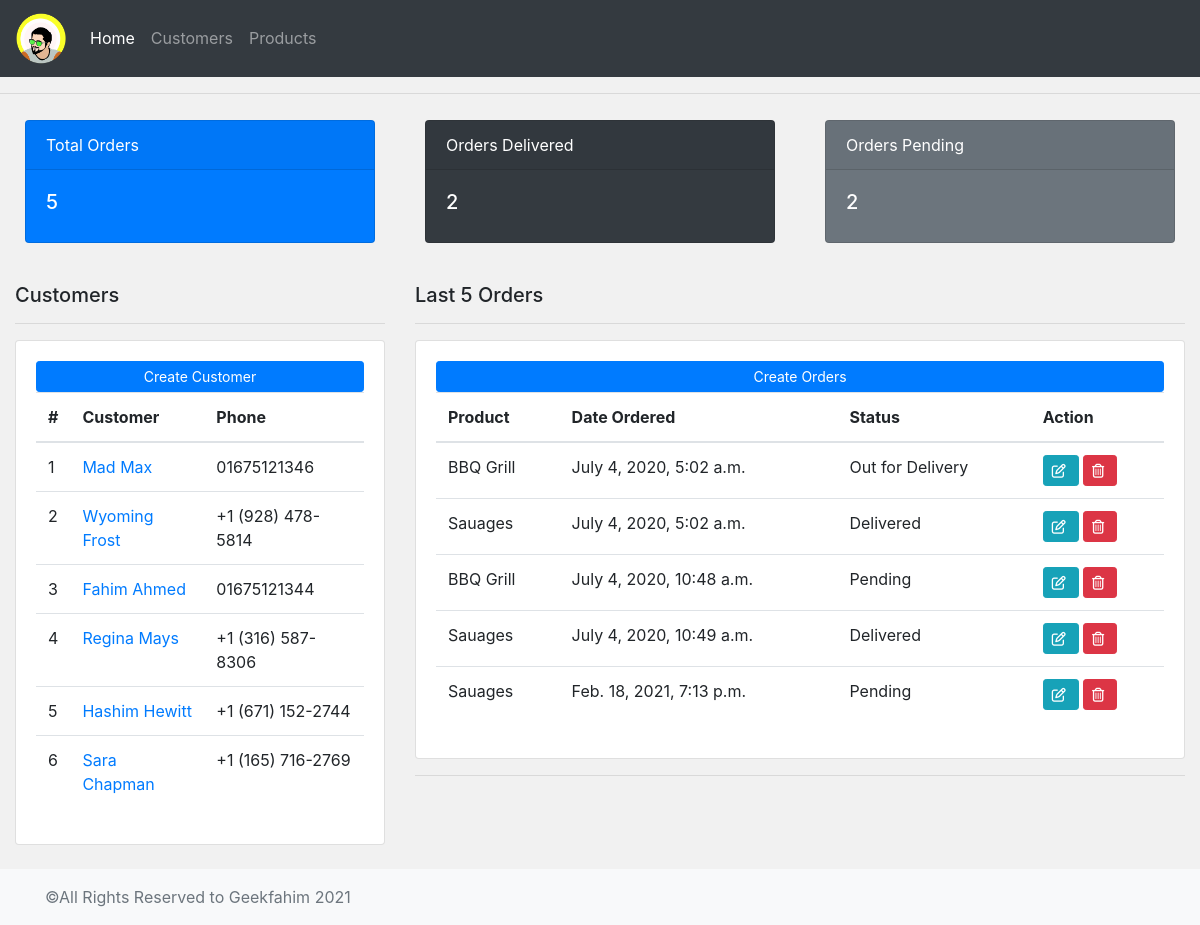
The page / on the database its author committed.
### accounts/models.py (models this page shows, shortened)
class Customer(models.Model):
    name = models.CharField(max_length=200,null=True)
    phone = models.CharField(max_length=200,null=True)
    email = models.CharField(max_length=200, null= True)
    date_created = models.DateTimeField(auto_now_add=True,null=True)

class Order(models.Model):
    customer = models.ForeignKey(Customer,null=True,on_delete=models.SET_NULL)
    product = models.ForeignKey(Product,null=True,on_delete=models.SET_NULL)
    STATUS = (
        ('Pending','Pending'),
        ('Out for Delivery',' Out for Delivery'),
        ('Delivered','Delivered')
    )
    status = models.CharField(max_length=200,null=True,choices=STATUS)
    date_created = models.DateTimeField(auto_now_add=True,null=True)

class Product(models.Model):
    CATEGORY = (
        ('Indoor','Indoor'),
        ('Outdoor','Outdoor')
    )
    name = models.CharField(max_length=200, null=True)
    price = models.FloatField(null=True)
    category = models.CharField(max_length=200, null=True,choices=CATEGORY)
    description = models.CharField(max_length=200, null=True, blank=True)
    date_created = models.DateTimeField(auto_now_add=True,null=True)
    tag = models.ManyToManyField(Tag)
    def __str__(self):
        return self.name

### accounts/views.py (the view)
# urls.py: path('',views.home,name='home'),
def home(request):
    customers = Customer.objects.all()
    orders = Order.objects.all()
    total_order = orders.count()
    total_customer = customers.count()
    pending = orders.filter(status="Pending").count()
    delivered = orders.filter(status="Delivered").count()
    contex = {"customers":customers,'orders':orders,'total_order':total_order,'pending':pending,'delivered':delivered}
    return render(request,'accounts/dashboard.html',contex)

### accounts/templates/accounts/dashboard.html (shortened to what this page needs)
{%extends 'accounts/main.html'%}
{%block content%}
<div class="container-fluid">
    <div class="row">
        <div class="col-md-4">
            <div class="card text-white bg-primary mb-3" style="margin: 10px;">
                <div class="card-header">Total Orders</div>
                <div class="card-body">
                  <h5>{{total_order}}</h5>
                </div>
              </div>
        </div>
        <div class="col-md-4">
            <div class="card text-white bg-dark mb-3" style="margin: 10px;">
                <div class="card-header">Orders Delivered</div>
                <div class="card-body">
                    <h5>{{delivered}}</h5>
                </div>
              </div>
        </div>
        <div class="col-md-4">
            <div class="card text-white bg-secondary mb-3" style="margin: 10px;">
                <div class="card-header">Orders Pending</div>
                <div class="card-body">
                  <h5>{{pending}}</h5>
                </div>
              </div>
        </div>
    </div>
    <div class="row my-4">
        <div class="col-md-4">
            <h5>Customers</h5>
            <hr>
            <div class="card">
              <div class="card-body">
                <table class="table">
                  <a href="{% url 'create_customer' %}" class="btn btn-primary btn-sm btn-block">Create Customer</a>
                  <thead class="thead">
                    <tr>
                      <th scope="col">#</th>
                      <th scope="col">Customer</th>
                      <th scope="col">Phone</th>
                    </tr>
                  </thead>
                  <tbody>
                    {% for customer in customers %}
                    <tr>
                      <td>{{customer.id}}</td>
                      <td>
                        <a href="{% url 'customerDetail' customer.id%}">
                          {{customer.name}}
                        </a>
                      </td>
                      <td> {{customer.phone}}</td>
                      </tr>
                    {%endfor%}
                  </tbody>
              </table>
              </div>
            </div>
        </div>
        <div class="col-md-8">
          <h5>Last 5 Orders</h5>
          <hr>
          <div class="card">
            <div class="card-body">
              <table class="table">
                <a  href="{% url 'create_order' %}" type="button" class="btn btn-primary btn-sm btn-block">Create Orders</a>
                <thead class="thead">
                  <tr>
                    <th scope="col">Product</th>
                    <th scope="col">Date Ordered</th>
                    <th scope="col">Status</th>
                    <th scope="col">Action</th>
                  </tr>
                </thead>
                <tbody>
                  {%for order in orders%}
                  <tr>
                    <td>{{order.product}}</td>
                    <td>{{order.date_created}}</td>
                    <td>{{order.status}}</td>
                    <td><a href="{% url 'update_order' order.id %}" class="btn btn-sm btn-info"><i class="far fa-edit"></i>&nbsp;</a>
<a href="{% url 'delete_order' order.id %}" class="btn btn-sm btn-danger"><i class="far fa-trash-alt"></i>&nbsp;</a>
                    </td>
                  </tr>
                  {%endfor%}
                </tbody>
            </table>
            </div>
          </div>
            <hr>
        </div>
    </div>
</div>
{%endblock%}

### accounts/templates/accounts/main.html (shortened to what this page needs)
{% load static%}
<!DOCTYPE html>
<html lang="en">
<head>
    <link rel="stylesheet" href="https://stackpath.bootstrapcdn.com/bootstrap/4.5.0/css/bootstrap.min.css">
    <link rel="stylesheet" href="{% static 'css/main.css' %}">
</head>
<body>
    {% include 'accounts/navbar.html' %}
<hr>
{%block content%}
{%endblock%}
{% include 'accounts/footer.html' %}
</body>
</html>

### accounts/templates/accounts/navbar.html (shortened to what this page needs)
{% load static %}
<nav class="navbar navbar-expand-lg navbar-dark bg-dark">
    <a class="navbar-brand" href="#">
      <img src="{% static 'images/logo.png' %}" class="logo" alt="">
    </a>
    <div class="collapse navbar-collapse" id="navbarNavAltMarkup">
      <div class="navbar-nav">
        <a class="nav-item nav-link active" href="{%url 'home'%}">Home <span class="sr-only">(current)</span></a>
        <a class="nav-item nav-link" href="{% url 'customer' %}">Customers</a>
        <a class="nav-item nav-link" href="{%url 'products' %}">Products</a>
      </div>
    </div>
  </nav>

### accounts/templates/accounts/footer.html
<footer class="footer mt-auto py-3 bg-light">
  <div class="container">
    <span class="text-muted">&copy;All Rights Reserved to Geekfahim {% now 'Y' %}</span>
  </div>
</footer>

### accounts/static/css/main.css (style rules this page uses)
body { background-color:#f1f1f1; }
.logo { width: 50px; }

### rows shown on the page
Customer: id "1", name "Mad Max", phone "01675121346"
Customer: id "2", name "Wyoming Frost", phone "+1 (928) 478-5814"
Customer: id "3", name "Fahim Ahmed", phone "01675121344"
Customer: id "4", name "Regina Mays", phone "+1 (316) 587-8306"
Customer: id "5", name "Hashim Hewitt", phone "+1 (671) 152-2744"
Customer: id "6", name "Sara Chapman", phone "+1 (165) 716-2769"
Order: product "BBQ Grill", date_created "July 4, 2020, 5:02 a.m.", status "Out for Delivery"
Order: product "Sauages", date_created "July 4, 2020, 5:02 a.m.", status "Delivered"
Order: product "BBQ Grill", date_created "July 4, 2020, 10:48 a.m.", status "Pending"
Order: product "Sauages", date_created "July 4, 2020, 10:49 a.m.", status "Delivered"
Order: product "Sauages", date_created "Feb. 18, 2021, 7:13 p.m.", status "Pending"

### other values the page prints
{{ total_order }} "5"
{{ delivered }} "2"
{{ pending }} "2"
